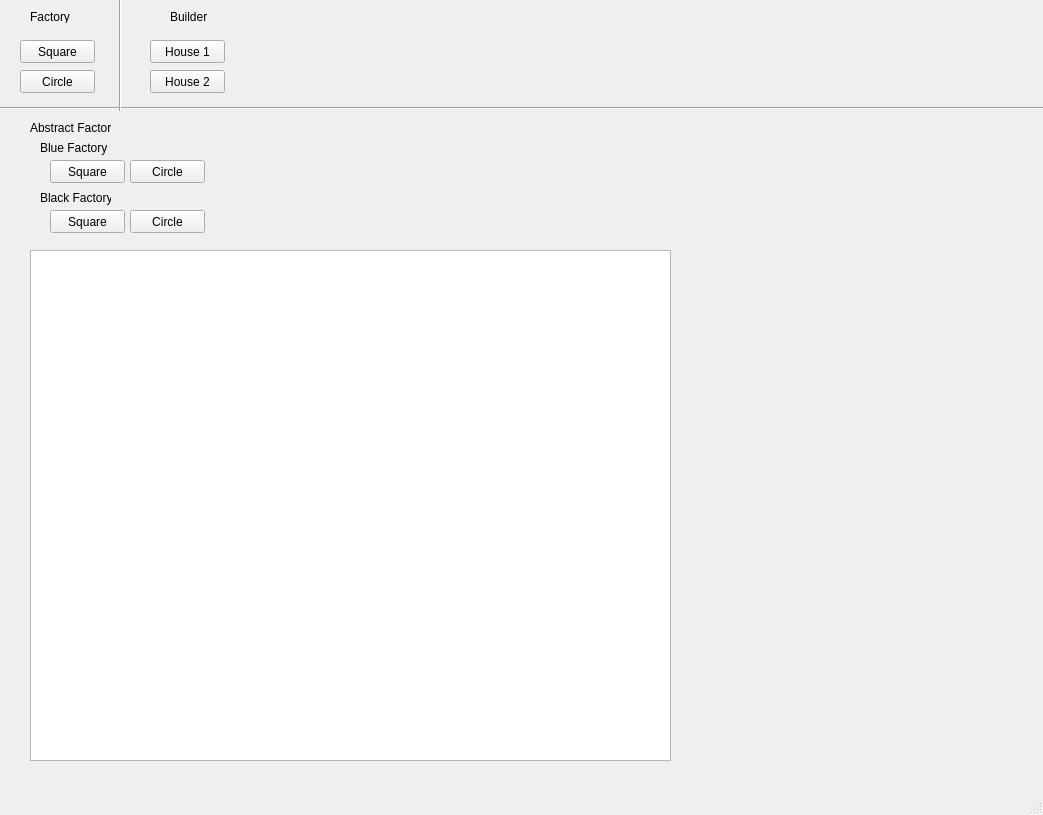
<?xml version="1.0" encoding="UTF-8"?>
<ui version="4.0">
 <class>MainWindow</class>
 <widget class="QMainWindow" name="MainWindow">
  <property name="geometry">
   <rect>
    <x>0</x>
    <y>0</y>
    <width>1043</width>
    <height>815</height>
   </rect>
  </property>
  <property name="windowTitle">
   <string>MainWindow</string>
  </property>
  <widget class="QWidget" name="centralwidget">
   <widget class="QPushButton" name="pushButton_Square">
    <property name="geometry">
     <rect>
      <x>20</x>
      <y>40</y>
      <width>75</width>
      <height>23</height>
     </rect>
    </property>
    <property name="text">
     <string>Square</string>
    </property>
   </widget>
   <widget class="QPushButton" name="pushButton_Circle">
    <property name="geometry">
     <rect>
      <x>20</x>
      <y>70</y>
      <width>75</width>
      <height>23</height>
     </rect>
    </property>
    <property name="text">
     <string>Circle</string>
    </property>
   </widget>
   <widget class="QLabel" name="label_Factory">
    <property name="geometry">
     <rect>
      <x>30</x>
      <y>10</y>
      <width>47</width>
      <height>13</height>
     </rect>
    </property>
    <property name="text">
     <string>Factory</string>
    </property>
   </widget>
   <widget class="QGraphicsView" name="graphicsView">
    <property name="geometry">
     <rect>
      <x>30</x>
      <y>250</y>
      <width>641</width>
      <height>511</height>
     </rect>
    </property>
   </widget>
   <widget class="Line" name="line">
    <property name="geometry">
     <rect>
      <x>-10</x>
      <y>100</y>
      <width>1061</width>
      <height>16</height>
     </rect>
    </property>
    <property name="orientation">
     <enum>Qt::Horizontal</enum>
    </property>
   </widget>
   <widget class="QLabel" name="label_AbstractFactory">
    <property name="geometry">
     <rect>
      <x>30</x>
      <y>120</y>
      <width>81</width>
      <height>16</height>
     </rect>
    </property>
    <property name="text">
     <string>Abstract Factory</string>
    </property>
   </widget>
   <widget class="QLabel" name="label_BlueFactory">
    <property name="geometry">
     <rect>
      <x>40</x>
      <y>140</y>
      <width>71</width>
      <height>16</height>
     </rect>
    </property>
    <property name="text">
     <string>Blue Factory</string>
    </property>
   </widget>
   <widget class="QLabel" name="label_BlackFactory">
    <property name="geometry">
     <rect>
      <x>40</x>
      <y>190</y>
      <width>71</width>
      <height>16</height>
     </rect>
    </property>
    <property name="text">
     <string>Black Factory</string>
    </property>
   </widget>
   <widget class="QPushButton" name="pushButton_BlueSquare">
    <property name="geometry">
     <rect>
      <x>50</x>
      <y>160</y>
      <width>75</width>
      <height>23</height>
     </rect>
    </property>
    <property name="text">
     <string>Square</string>
    </property>
   </widget>
   <widget class="QPushButton" name="pushButton_BlueCircle">
    <property name="geometry">
     <rect>
      <x>130</x>
      <y>160</y>
      <width>75</width>
      <height>23</height>
     </rect>
    </property>
    <property name="text">
     <string>Circle</string>
    </property>
   </widget>
   <widget class="QPushButton" name="pushButton_BlackSquare">
    <property name="geometry">
     <rect>
      <x>50</x>
      <y>210</y>
      <width>75</width>
      <height>23</height>
     </rect>
    </property>
    <property name="text">
     <string>Square</string>
    </property>
   </widget>
   <widget class="QPushButton" name="pushButton_BlackCircle">
    <property name="geometry">
     <rect>
      <x>130</x>
      <y>210</y>
      <width>75</width>
      <height>23</height>
     </rect>
    </property>
    <property name="text">
     <string>Circle</string>
    </property>
   </widget>
   <widget class="Line" name="line_2">
    <property name="geometry">
     <rect>
      <x>110</x>
      <y>-10</y>
      <width>20</width>
      <height>121</height>
     </rect>
    </property>
    <property name="orientation">
     <enum>Qt::Vertical</enum>
    </property>
   </widget>
   <widget class="QLabel" name="label_Builder">
    <property name="geometry">
     <rect>
      <x>170</x>
      <y>10</y>
      <width>47</width>
      <height>13</height>
     </rect>
    </property>
    <property name="text">
     <string>Builder</string>
    </property>
   </widget>
   <widget class="QPushButton" name="pushButton_House1">
    <property name="geometry">
     <rect>
      <x>150</x>
      <y>40</y>
      <width>75</width>
      <height>23</height>
     </rect>
    </property>
    <property name="text">
     <string>House 1</string>
    </property>
   </widget>
   <widget class="QPushButton" name="pushButton_House2">
    <property name="geometry">
     <rect>
      <x>150</x>
      <y>70</y>
      <width>75</width>
      <height>23</height>
     </rect>
    </property>
    <property name="text">
     <string>House 2</string>
    </property>
   </widget>
  </widget>
  <widget class="QMenuBar" name="menubar">
   <property name="geometry">
    <rect>
     <x>0</x>
     <y>0</y>
     <width>1043</width>
     <height>21</height>
    </rect>
   </property>
  </widget>
  <widget class="QStatusBar" name="statusbar"/>
 </widget>
 <resources/>
 <connections/>
</ui>
